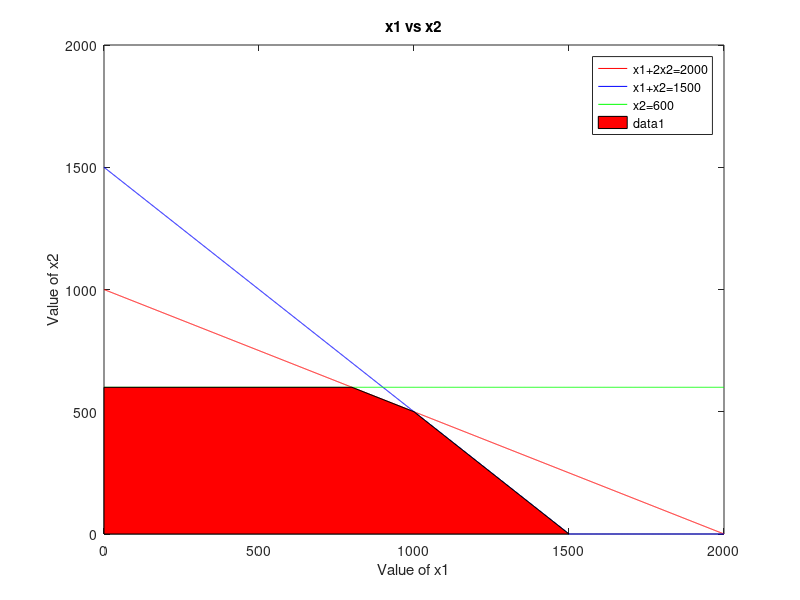

MATLAB code for this plot:
clc;
clear all;
format rat;
%% phase 1: Input Parameter
%c=[2 1]
A=[1 2; 1 1; 0 1];
B=[2000; 1500; 600];
c = [3 5];
%% phase 2: Plotting the graph
y1=0:1:max(B);
x11=(B(1)-A(1,1).*y1)./A(1,2);
x21=(B(2)-A(2,1).*y1)./A(2,2);
x31=(B(3)-A(3,1).*y1)./A(3,2);
x11=max(0,x11);
x21=max(0,x21);
x31=max(0,x31);
plot(y1,x11,'r',y1,x21,'b',y1,x31,'g');
hold on;
title('x1 vs x2');
xlabel('Value of x1');
ylabel('Value of x2');
legend('x1+2x2=2000','x1+x2=1500','x2=600');

%%grid on
%% phase 3: find corner point with axes
cx1=find(y1==0); %points with x1 axis
c1=find(x11==0);  %points with x2 axis
Line1=[y1(:,[c1 cx1]); x11(:,[c1 cx1])]' ;
c2=find(x21==0);  %points with x2   axis
Line2=[y1(:,[c2 cx1]); x21(:,[c2 cx1])]' ;
c3=find(x31==0);  %points with x2   axis
Line3=[y1(:,[c3 cx1]); x31(:,[c3 cx1])]' ;
corpt=unique([Line1;Line2;Line3],'rows');
%Phase 4: To find the point of intersections
pt=[0;0];
for i=1:size(A,1)
    A1=A(i,:);
    B1=B(i,:);
    for j=i+1:size(A,1)
    A2=A(j,:);
    B2=B(j,:);
    A4=[A1; A2];
    B4=[B1; B2];
    X=inv(A4)*B4;
    pt=[pt X];
end
end
 ptt=pt'
% Phase5: Write all corner points
 allpt=[ptt;corpt];
X=unique(allpt,'rows');
%Phase 6:Find the feasible region of
%-x1+3x2<=10
%x1+x2<=6
%x1-x2<=2
%x1>=0,x2>=0
x1 = X(:,1);
x2 = X(:,2);
cons1 = x1+2.*x2-2000;
h1= find(cons1>0);
X(h1,:)= [];
%% Write 2st constraint here
x1 = X(:,1);
x2 = X(:,2);
cons2 = x1+x2-1500;
h2= find(cons2>0);
X(h2,:)= [];
%% Write 3st constraint here
x1 = X(:,1);
x2 = X(:,2);
cons3 = x2-600;
h3= find(cons3>0);
X(h3,:)= [];
points=X;
patch(points(:,1), points(:,2), 'red');
hold off;
%Phase 7:To find the objective function value of 
%Max z=3x1+5x2
 for i=1:size(X,1)
     fn(i,:)=(sum(X(i,:).*c));
 end
 ver_fns=[X fn];
     
 [optval, optposition]=max(fn)